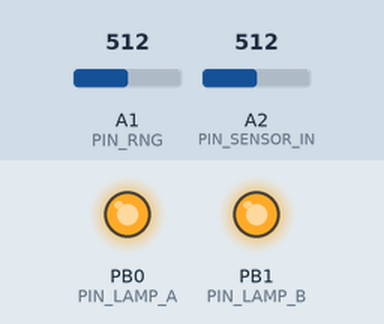
The sketch below on a simulated ATtiny85, built with avr-gcc and run on an emulated ATtiny85. On the bench: output pins drawn as LEDs (lit = HIGH). The test bench sets the inputs (shaded band); at power-on: A1 (PIN_RNG) = 512, A2 (PIN_SENSOR_IN) = 512. Sleep ends after the set time or at an interrupt; pins used as bus, display or sensor lines are not drawn.

Above: at 1.2 s.
1.3 s: A1 (PIN_RNG) set to 306
At 7.3 s:
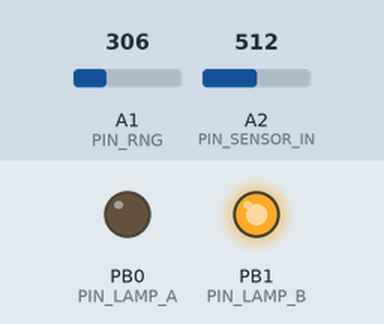
7.5 s: A1 (PIN_RNG) set to 5
At 10.8 s:
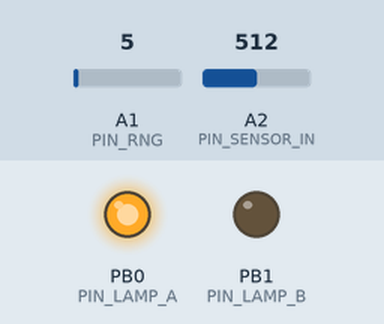
13.6 s: A1 (PIN_RNG) set to 122
At 19.0 s:
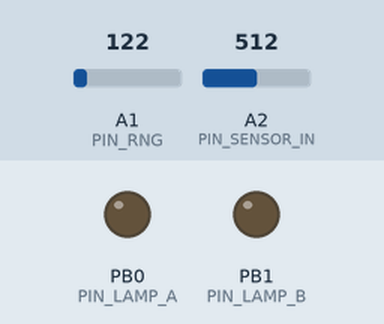
Timing chart, 0 to 20.8 s (numbered marks = the images above; inputs shaded):
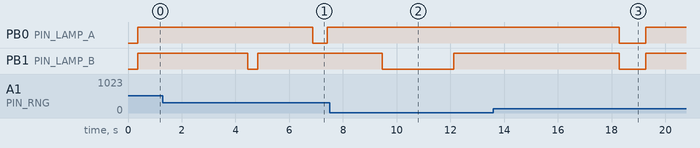

The sketch:

Lamps.ino
```cpp
// Include the arduino lib
#include <arduino.h>
// Include the libraries to handle sleep
#include <avr/sleep.h>
#include <avr/wdt.h>
#include <avr/power.h>

// Handy constants for setting sleep time
#define SLEEP_1S 0b000110
#define SLEEP_2S 0b000111
#define SLEEP_4S 0b100000
#define SLEEP_8S 0b100001

// Macros that let you toggle the analog to digital converter
#define adc_disable() ADCSRA &= ~ bit(ADEN) // disable ADC (before power-off)
#define adc_enable()  (ADCSRA |=  (1<<ADEN)) // re-enable ADC

// NR sleep cycles before auto turning off.
const unsigned int WAKE_CYCLES = 10000;	// Multiply by 2 to get the total wake time. 10800 = 21600 sec = 6h
unsigned int cycle = 0;	// Current sleep cycle number

// This lets you "tilt" the reading from on to off. It's needed to check for multiple readings before turning on or off.
// Otherwise a car headlight might turn it on.
byte tilt = 2;		// 0 = dark, 4 = light. Anything in between uses the off value

bool off = false;	// Tracks light is on state

// Pin mapping
const byte PIN_LAMP_A = PB0;
const byte PIN_LAMP_B = PB1;
const byte PIN_SENSOR_IN = A2;
const byte PIN_SENSOR_OUT = PB3;
const byte PIN_RNG = A1;

// Needed to prevent crashing
ISR(WDT_vect) {
	wdt_disable();  // disable watchdog
}

// Enters sleep mode
void sleep( byte duration = SLEEP_8S ){

	MCUSR = 0;                          // reset various flags
	WDTCR |= 0b00011000;               // see docs, set WDCE, WDE
	WDTCR =  0b01000000 | duration;    // set WDIE, and 4s delay
	wdt_reset();

	adc_disable();

	// Enters sleep mode
    sleep_enable();                          // enables the sleep bit in the mcucr register so sleep is possible
    set_sleep_mode(SLEEP_MODE_PWR_DOWN);    // replaces above statement
	sleep_mode();

	adc_enable();

}


// IT BEGINS
void setup(){

	// Setup pin mapping
	pinMode(PIN_LAMP_A, OUTPUT);
	pinMode(PIN_LAMP_B, OUTPUT);
	pinMode(PIN_SENSOR_OUT, OUTPUT);

	pinMode(PIN_SENSOR_IN, INPUT);
	pinMode(PIN_RNG, INPUT);

}

// This is where all logic takes place
void loop(){

	// Enable the sensor and wait a bit for it power up before reading
	digitalWrite(PIN_SENSOR_OUT, HIGH);
	delayMicroseconds(100);

	// Check if it's light outside
	const bool light = analogRead(PIN_SENSOR_IN) < 512;

	// Disable the sensor again to preserve power
	digitalWrite(PIN_SENSOR_OUT, LOW);

	// Tip the scales. Switch is flipped when it's gone to 0 or 4
	if( !light && tilt > 0 ){

		--tilt;
		if( !tilt )
			off = false;

	}
	else if( light && tilt < 4 ){

		++tilt;
		if( tilt == 4 ){
			off = true;
			cycle = 0;		// Reset the cycle when it comes off due to brightness
		}

	}

	// If off, disable the lamps and sleep for 8 seconds
	if( off || cycle > WAKE_CYCLES ){

		digitalWrite(PIN_LAMP_A, LOW);
		digitalWrite(PIN_LAMP_B, LOW);
		sleep(SLEEP_8S);
		return;

	}

	// Arduino random is expensive, so we'll use milliseconds and a reading from an unconnected pin for RNG
	const byte ms = millis();
	unsigned int rng = (analogRead(PIN_RNG)+ms)%4;
	// 1/4 chance of flickering
	if( !rng ){

		// Pick what lamps to flicker. This is a bitwise value from 1 to 3
		byte lamps = ((ms+analogRead(PIN_RNG))%3)+1;

		// Shuffle max number of flickers
		byte n = (ms+analogRead(PIN_RNG))%50;
		for( byte i=0; i< 15+n; ++i ){

			// Randomize the lamp state
			bool r = (ms+analogRead(PIN_RNG))&1;
			if( lamps & 1 )
				digitalWrite(PIN_LAMP_A, r);
			r = (ms+analogRead(PIN_RNG))&1;
			if( lamps & 2 )
				digitalWrite(PIN_LAMP_B, r);

			// Wait a bit
			delay(((ms+analogRead(PIN_RNG))%50)+1);

		}

	}

	// Once flickering is done or not triggered, turn on the lights again
	digitalWrite(PIN_LAMP_A, HIGH);
	digitalWrite(PIN_LAMP_B, HIGH);

	// Wait 2 sec before rolling the flicker chance again
	sleep(SLEEP_2S);

	// Increment the wake tracker
	if( cycle <= WAKE_CYCLES )
		++cycle;


}
```

Measured:
- after the input at 1.3 s, PB0 (PIN_LAMP_A): HIGH → LOW after 5.6 s, → HIGH 0.54 s later
- after the input at 7.5 s, PB1 (PIN_LAMP_B): HIGH → LOW after 2.0 s, → HIGH 2.7 s later
- after the input at 13.6 s, PB0 (PIN_LAMP_A), PB1 (PIN_LAMP_B): HIGH → LOW after 4.7 s, → HIGH 0.99 s later
